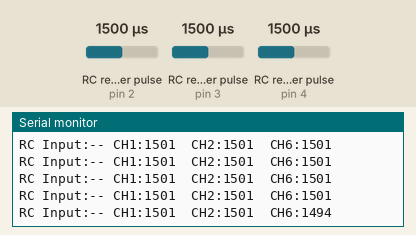
Simulated run of this sketch. Board: Arduino Uno, built with avr-gcc and run on an emulated ATmega328P. On the bench: the last lines printed to the serial monitor. Wiring (inferred from the names in the program): 3 × RC receiver channel: data pin 2 / data pin 3 / data pin 4. The test bench sets the inputs (shaded band); at power-on: RC receiver pulse (sensors on pin 2, pin 3, pin 4) 1500 µs.

Above: at 1.2 s.
1.3 s: RC receiver pulse (sensor on pin 2) set to 1020 µs
At 1.31 s:
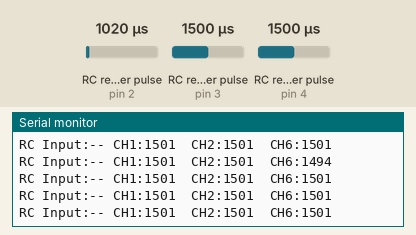
2.8 s: RC receiver pulse (sensor on pin 3) set to 1020 µs
At 2.8 s:
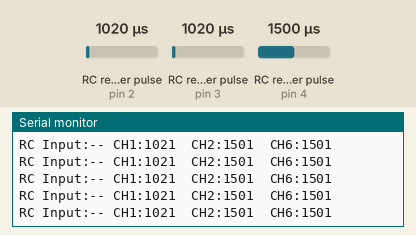
5.8 s: RC receiver pulse (sensor on pin 4) set to 1020 µs
At 5.81 s:
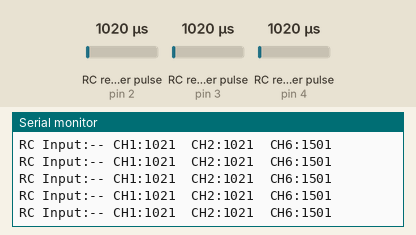
7.3 s: RC receiver pulse (sensor on pin 2) set to 1250 µs
At 7.3 s:
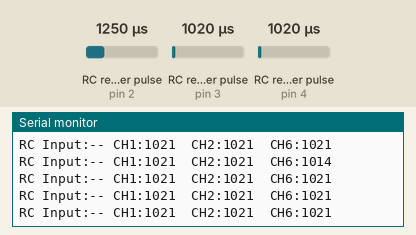
8.8 s: RC receiver pulse (sensor on pin 3) set to 1250 µs
At 8.83 s:
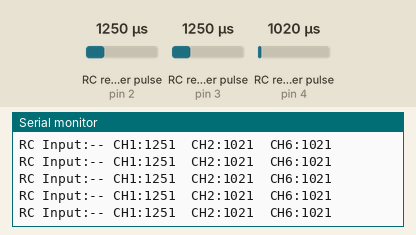
11.8 s: RC receiver pulse (sensor on pin 4) set to 1250 µs
At 11.8 s:
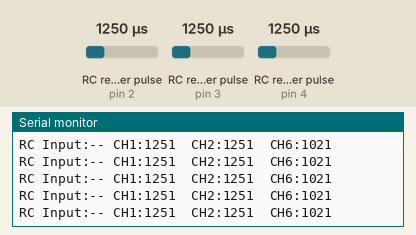
Timing chart, 0 to 14.3 s (numbered marks = the images above; inputs shaded):
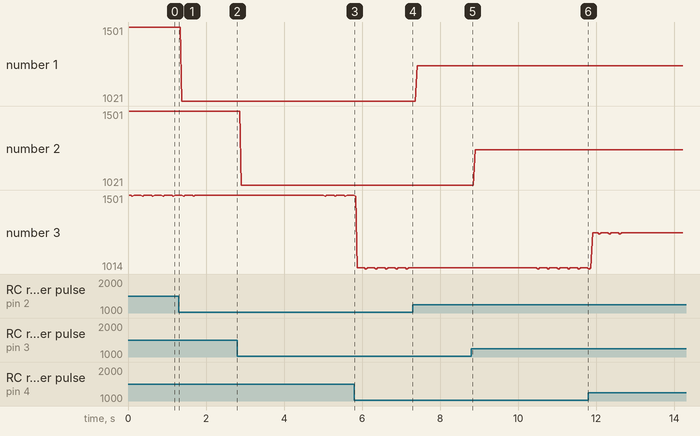

The sketch:

RCarduinoSampleCode.ino
```cpp
/*
RC Receiver with Arduino
Syed Razwanul Haque(Nabil)
*/

// Serial output on/off based on debugFlag
#define debugFlag true //If true show output in Serial

#if debugFlag == true
#define debug(x) Serial.print(x)
#define debugln(x) Serial.println(x)
#else
#define debug(x)
#define debugln(x)
#endif

// ******** End RC Input Pin ***********
uint8_t rcCh1_input = 2; //
uint8_t rcCh2_input = 3;
uint8_t rcCh6_input = 4;
// ******** End RC Input Pin ***********

unsigned long ch1PulseDuration;
unsigned long ch2PulseDuration;
unsigned long ch6PulseDuration;

void setup() {
  Serial.begin(9600);
  pinMode(rcCh1_input, INPUT);
  pinMode(rcCh2_input, INPUT);
  pinMode(rcCh6_input, INPUT);
}

void loop() {
  ch1PulseDuration = pulseIn(rcCh1_input, HIGH);
  ch2PulseDuration = pulseIn(rcCh2_input, HIGH);
  ch6PulseDuration = pulseIn(rcCh6_input, HIGH);

  debug("RC Input:-- "); debug("CH1:"); debug(ch1PulseDuration); debug("  CH2:");debug(ch2PulseDuration); debug("  CH6:"); debug(ch6PulseDuration); debugln();
}
```

Measured:
- plotted number 1: 1501 → 1021 after the input at 1.3 s, 1021 → 1251 after the input at 7.3 s
